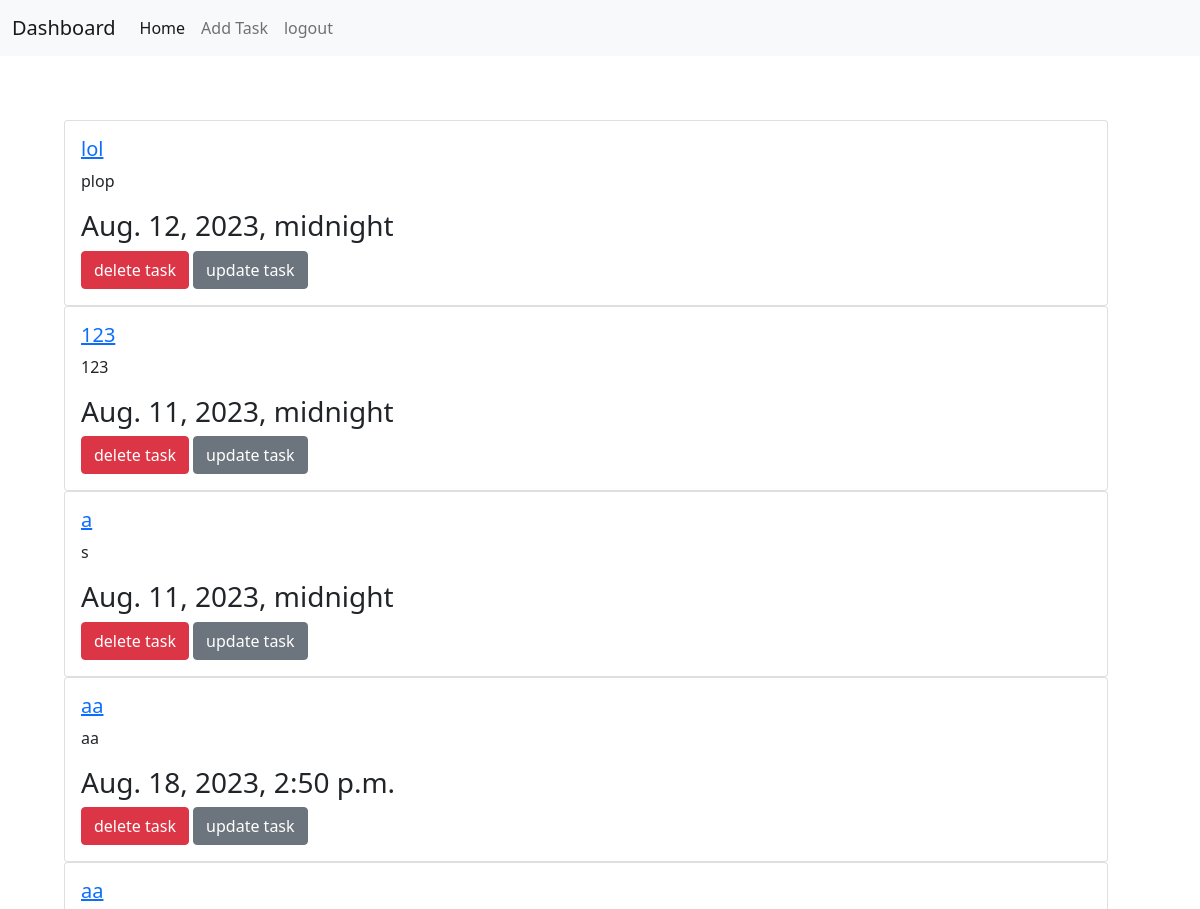
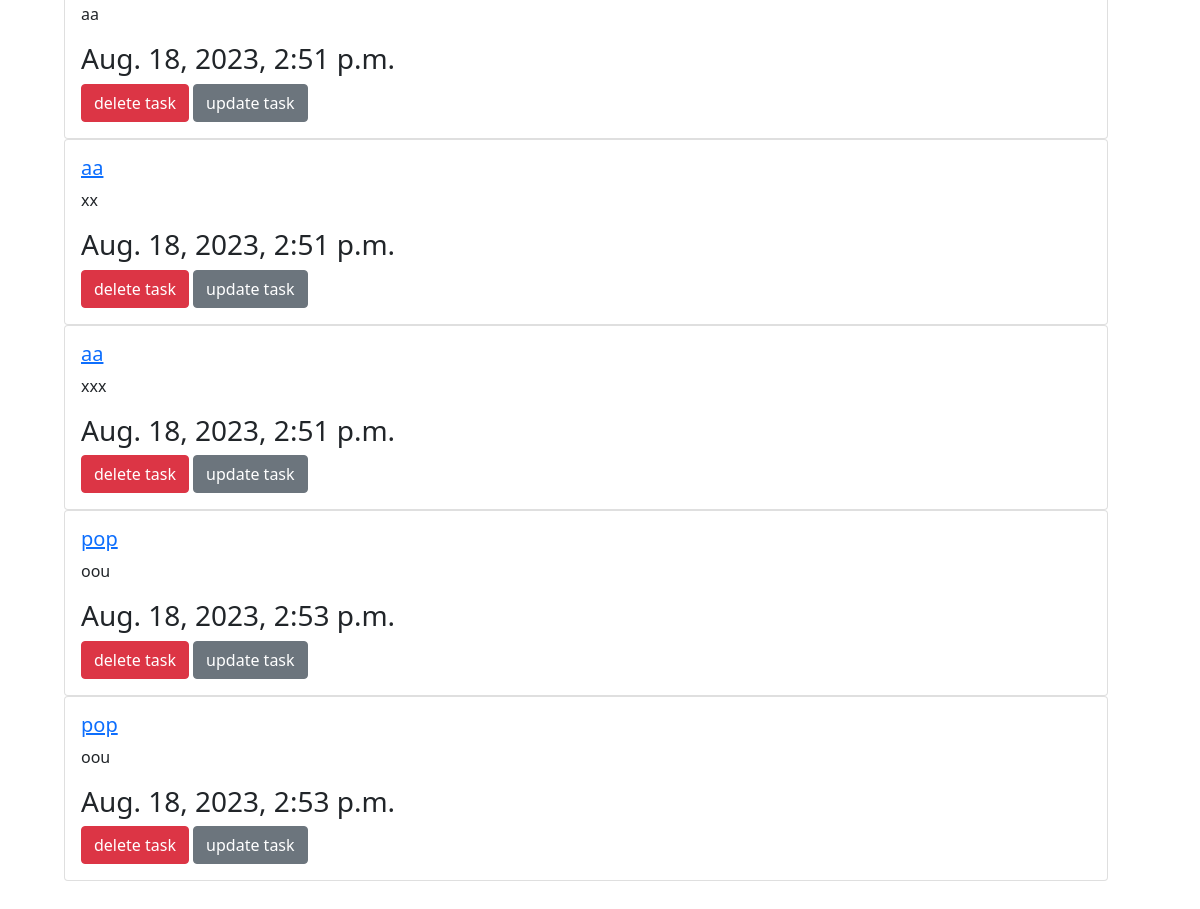
The app's page / (signed in) with its own data (2 pictures, top to bottom).
### task/models.py (models this page shows, shortened)
class Task(models.Model):
    title = models.CharField(max_length=255)
    details = models.TextField()
    deadline = models.DateTimeField(default=datetime.datetime.now)
    user = models.ForeignKey(User, on_delete=models.CASCADE)  # one to many relationship

### task/views.py (the view)
# urls.py: path('', TaskListView.as_view(), name='task-home'),
class TaskListView(ListView):
    model = Task
    template_name = 'task/home.html'
    context_object_name = 'tasks'  # this will be sended to the template : context =tasks
    def get_queryset(self):
        user = self.request.user
        if user.is_authenticated:
            return Task.objects.filter(user=user)  # filtering the tasks
        else:
            return Task.objects.none()  # here if is no user login , no tasks to display : tasks are empty

### task/templates/task/home.html
{% extends "task/base.html" %}
{% block content %}
{% if user.is_authenticated %}
{% for task in tasks %}
<div class="card">
    <div class="card-body">
        <a class="primary" href="{% url 'task-detail' task.id %}">
            <h5 class="card-title">{{ task.title}}</h5>
        </a>
        <p class="card-text">{{task.details}}</p>
        <h3 class="card-title">{{ task.deadline}}</h3>
        <a class="btn btn-danger" href="{% url 'task-home-delete' task.id%}">delete task</a>
        <a class="btn btn-secondary" href="{% url 'task-home-update' task.id%}">update task</a>
    </div>
</div>
{% endfor %}
{% endif %}
{% endblock %}

### task/templates/task/base.html (shortened to what this page needs)
<!DOCTYPE html>
<html lang="en">
<head>
    <link href="https://cdn.jsdelivr.net/npm/bootstrap@5.0.2/dist/css/bootstrap.min.css" rel="stylesheet"
>
</head>
<body>
<nav class="navbar navbar-expand-lg navbar-light bg-light">
    <div class="container-fluid">
        <a class="navbar-brand" href="#">Dashboard</a>
        <div class="collapse navbar-collapse" id="navbarNav">
            <ul class="navbar-nav">
                <li class="nav-item">
                    <a class="nav-link active" aria-current="page" href="{% url 'task-home' %}">Home</a>
                </li>
                {% if user.is_authenticated %}
                <li class="nav-item">
                    <a class="nav-link" href="{% url 'task-create'  %}">Add Task</a>
                </li>
                <li class="nav-item">
                    <a class="nav-link" href="{% url 'logout' %}">logout</a>
                </li>
                {% endif %}
            </ul>
        </div>
    </div>
</nav>
<div class="container p-5 m-3">
{% block content %}
{% endblock %}
</div>
</body>
</html>

### records on screen
Task: title "lol", details "plop", deadline "Aug. 12, 2023, midnight"
Task: title "123", details "123", deadline "Aug. 11, 2023, midnight"
Task: title "a", details "s", deadline "Aug. 11, 2023, midnight"
Task: title "aa", details "aa", deadline "Aug. 18, 2023, 2:50 p.m."
Task: title "aa", details "aa", deadline "Aug. 18, 2023, 2:51 p.m."
Task: title "aa", details "xx", deadline "Aug. 18, 2023, 2:51 p.m."
Task: title "aa", details "xxx", deadline "Aug. 18, 2023, 2:51 p.m."
Task: title "pop", details "oou", deadline "Aug. 18, 2023, 2:53 p.m."
Task: title "pop", details "oou", deadline "Aug. 18, 2023, 2:53 p.m."
